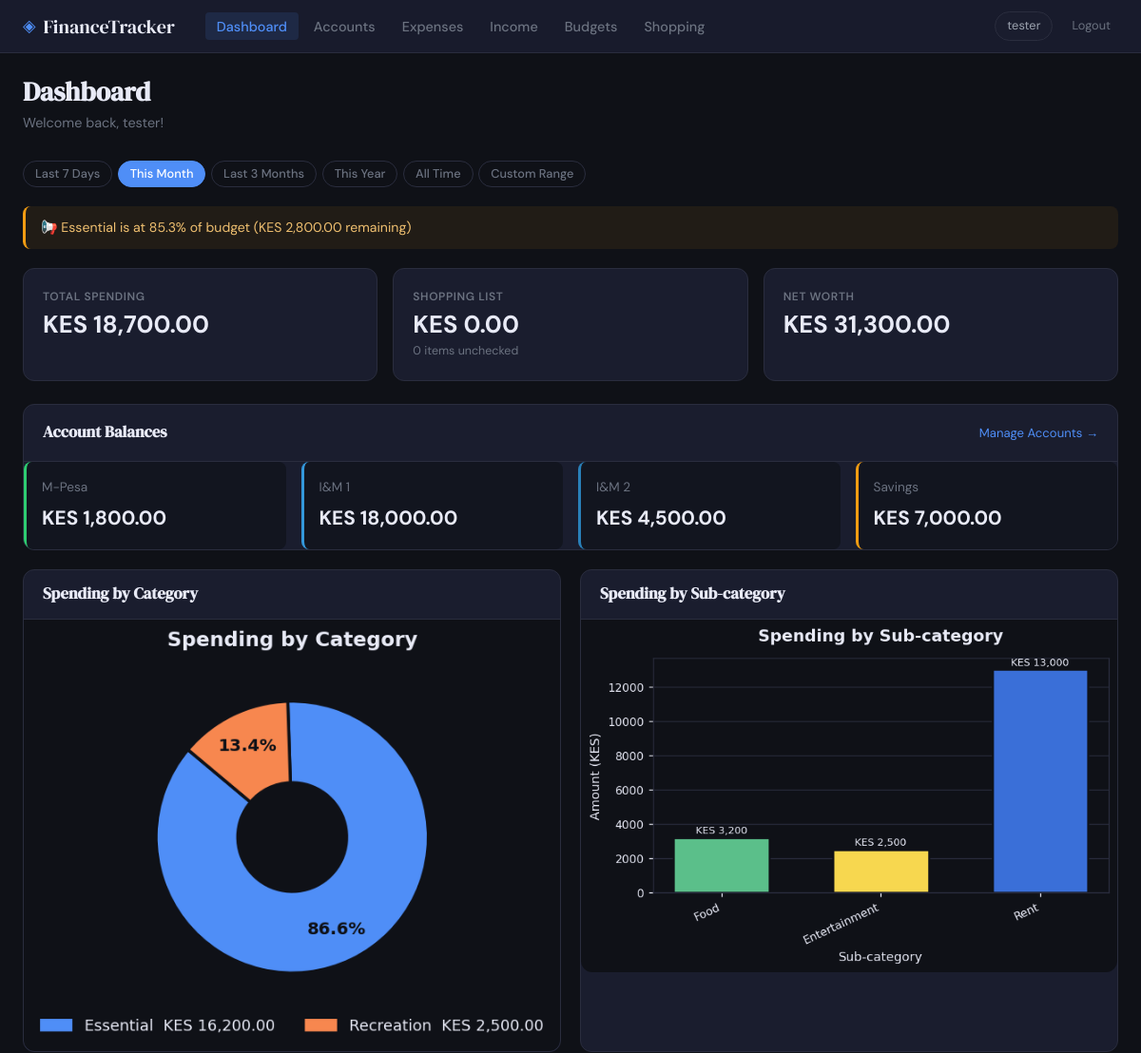
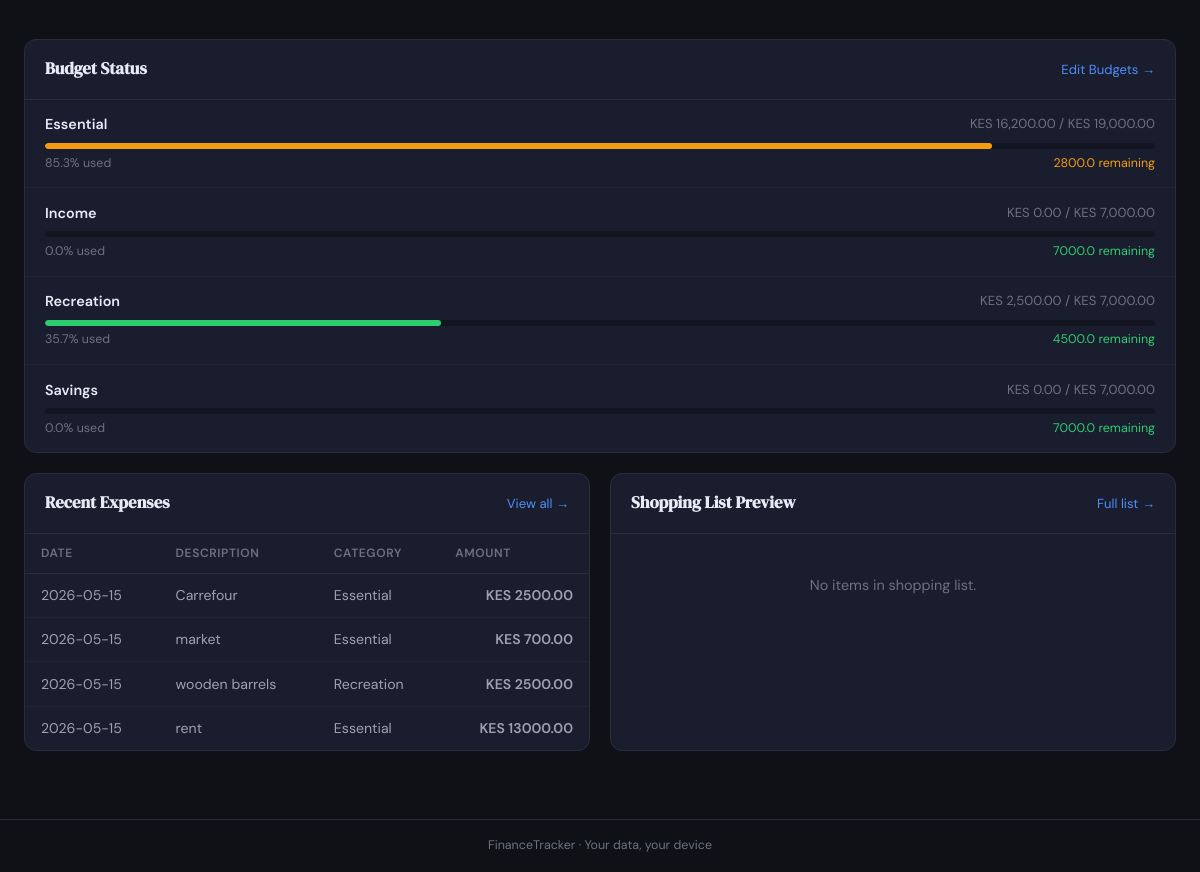
/ (signed in), run on the app's committed database (2 pictures, top to bottom).
### tables this page shows
CREATE TABLE accounts (
            id INTEGER PRIMARY KEY AUTOINCREMENT,
            user_id INTEGER NOT NULL,
            name TEXT NOT NULL,
            type TEXT NOT NULL,
            icon TEXT,
            color TEXT,
            currency TEXT DEFAULT 'KES',
            balance REAL DEFAULT 0,
            initial_balance REAL DEFAULT 0,
            is_active INTEGER DEFAULT 1,
            created_at TEXT DEFAULT (datetime('now')),
            FOREIGN KEY (user_id) REFERENCES users(id)
        );

CREATE TABLE budgets (
            id INTEGER PRIMARY KEY AUTOINCREMENT,
            user_id INTEGER NOT NULL,
            category TEXT NOT NULL,
            monthly_limit REAL NOT NULL, period_type TEXT DEFAULT 'monthly', period_start TEXT, period_end TEXT, rollover_enabled INTEGER DEFAULT 0, alert_threshold INTEGER DEFAULT 80,
            UNIQUE(user_id, category),
            FOREIGN KEY (user_id) REFERENCES users(id)
        );

CREATE TABLE expenses (
            id INTEGER PRIMARY KEY AUTOINCREMENT,
            user_id INTEGER NOT NULL,
            amount REAL NOT NULL,
            description TEXT,
            category TEXT NOT NULL,
            subcategory TEXT NOT NULL,
            expense_date TEXT NOT NULL,
            created_at TEXT DEFAULT (datetime('now')), account_id INTEGER,
            FOREIGN KEY (user_id) REFERENCES users(id)
        );

### app.py (the view)
@app.route('/')
@login_required
def dashboard():
    uid    = current_user_id()
    period = request.args.get('period', 'month')
    c_start = request.args.get('custom_start', '')
    c_end   = request.args.get('custom_end', '')
    generate_charts(uid, period, c_start, c_end)
    account_balances, total_balance = get_all_account_balances(uid)
    net_worth = total_balance
    db = get_db()
    start, end = date_range_for_period(period, c_start, c_end)
    recent = db.execute(
        'SELECT e.*, a.name as account_name FROM expenses e '
        'LEFT JOIN accounts a ON e.account_id = a.id '
        'WHERE e.user_id=? AND e.expense_date BETWEEN ? AND ? '
        'ORDER BY e.expense_date DESC LIMIT 5',
        (uid, start, end)
    ).fetchall()
    total = db.execute(
        'SELECT COALESCE(SUM(amount), 0) as t FROM expenses '
        'WHERE user_id=? AND expense_date BETWEEN ? AND ?',
        (uid, start, end)
    ).fetchone()['t']
    shopping_preview = db.execute(
        'SELECT * FROM shopping_list WHERE user_id=? AND bought=0 '
        'ORDER BY priority ASC, sort_order, id LIMIT 5',
        (uid,)
    ).fetchall()
    shopping_total, shopping_count = get_shopping_total(uid)
    budget_status  = get_budget_status(uid)
    budget_alerts  = check_budget_alerts(uid)
    ts      = int(datetime.now().timestamp())
    pie_url = url_for('static', filename=f'charts/pie_{uid}.png') + f'?v={ts}'
    bar_url = url_for('static', filename=f'charts/bar_{uid}.png') + f'?v={ts}'
    return render_template('dashboard.html',
        recent=recent, total=total,
        budget_status=budget_status, budget_alerts=budget_alerts,
        pie_url=pie_url, bar_url=bar_url,
        period=period, period_options=PERIOD_OPTIONS,
        custom_start=c_start, custom_end=c_end,
        shopping_preview=shopping_preview,
        shopping_total=shopping_total, shopping_count=shopping_count,
        account_balances=account_balances, total_balance=total_balance,
        net_worth=net_worth,
        currency_symbol=CURRENCY_SYMBOL,
    )

### app.py (called while the page is built)
def get_db():
    if 'db' not in g:
        g.db = sqlite3.connect(DB_PATH)
        g.db.row_factory = sqlite3.Row
        g.db.execute('PRAGMA foreign_keys = ON')
    return g.db

def login_required(f):
    @wraps(f)
    def decorated(*args, **kwargs):
        if 'user_id' not in session:
            flash('Please log in to continue.', 'warning')
            return redirect(url_for('login'))
        return f(*args, **kwargs)
    return decorated

def current_user_id():
    return session.get('user_id')

def get_user_accounts(user_id):
    db = get_db()
    accounts = db.execute('''
        SELECT a.*,
               COALESCE(a.balance, 0) as current_balance
        FROM accounts a
        WHERE a.user_id=? AND a.is_active=1
        ORDER BY
            CASE a.type
                WHEN 'mobile_money' THEN 1
                WHEN 'checking' THEN 2
                WHEN 'savings' THEN 3
                ELSE 4
            END,
            a.name
    ''', (user_id,)).fetchall()
    result = []
    for acc in accounts:
        acc_dict = dict(acc)
        acc_dict['formatted_balance'] = f"{CURRENCY_SYMBOL} {acc_dict['current_balance']:,.2f}"
        result.append(acc_dict)
    return result

def get_all_account_balances(user_id):
    accounts = get_user_accounts(user_id)
    balances = []
    total = 0
    for account in accounts:
        balance = update_account_balance(account['id'], user_id)
        balances.append({
            'id':               account['id'],
            'name':             account['name'],
            'type':             account['type'],
            'color':            account['color'],
            'balance':          balance,
            'initial_balance':  account.get('initial_balance', 0),
            'formatted_balance': f"{CURRENCY_SYMBOL} {balance:,.2f}"
        })
        total += balance
    return balances, total

def check_budget_alerts(user_id):
    status = get_budget_status(user_id)
    alerts = []
    for s in status:
        if s['pct'] >= 100:
            alerts.append(
                f"⚠️  {s['category']} is OVER budget by {CURRENCY_SYMBOL} {s['spent'] - s['limit']:,.2f}"
            )
        elif s['pct'] >= 80:
            alerts.append(
                f"📢  {s['category']} is at {s['pct']}% of budget "
                f"({CURRENCY_SYMBOL} {s['remaining']:,.2f} remaining)"
            )
    return alerts

### templates/dashboard.html (shortened to what this page needs)
{% extends "base.html" %}
{% block content %}
<div class="container">
    <div class="page-header">
        <div>
            <h1 class="page-title">Dashboard</h1>
            <p class="page-sub">Welcome back, {{ session.username }}!</p>
        </div>
    </div>
    <div class="period-bar">
        <form method="GET" class="filter-form">
            <div class="period-pills">
                {% for value, label in period_options %}
                <button type="submit" name="period" value="{{ value }}" class="pill {% if period == value %}pill-active{% endif %}">
                    {{ label }}
                </button>
                {% endfor %}
            </div>
        </form>
    </div>
    {% if budget_alerts %}
    <div class="alerts-container">
        {% for alert in budget_alerts %}
        <div class="alert alert-warn">
            {{ alert }}
        </div>
        {% endfor %}
    </div>
    {% endif %}
    <div class="kpi-row">
        <div class="kpi-card">
            <div class="kpi-label">Total Spending</div>
            <div class="kpi-value">{{ currency_symbol }} {{ "{:,.2f}".format(total) }}</div>
        </div>
        <div class="kpi-card">
            <div class="kpi-label">Shopping List</div>
            <div class="kpi-value">{{ currency_symbol }} {{ "{:,.2f}".format(shopping_total) }}</div>
            <div class="kpi-meta">{{ shopping_count }} items unchecked</div>
        </div>
        <div class="kpi-card">
            <div class="kpi-label">Net Worth</div>
            <div class="kpi-value">{{ currency_symbol }} {{ "{:,.2f}".format(net_worth) }}</div>
        </div>
    </div>
    <div class="accounts-section">
        <div class="card">
            <div class="card-header">
                <h2 class="card-title">Account Balances</h2>
                <a href="{{ url_for('accounts') }}" class="card-link">Manage Accounts →</a>
            </div>
            <div class="account-balances-grid" style="display: grid; grid-template-columns: repeat(auto-fit, minmax(200px, 1fr)); gap: 1rem;">
                {% for account in account_balances %}
                <div class="account-balance-card" style="background: var(--surface2); border-radius: var(--radius); padding: 1rem; border-left: 3px solid {{ account.color }};">
                    <div style="font-size: 0.85rem; color: var(--text-muted);">{{ account.name }}</div>
                    <div style="font-size: 1.3rem; font-weight: bold; margin-top: 0.3rem;">{{ account.formatted_balance }}</div>
                </div>
                {% endfor %}
            </div>
        </div>
    </div>
    <div class="charts-grid">
        <div class="card chart-card">
            <div class="card-header">
                <h3 class="card-title">Spending by Category</h3>
            </div>
            <img src="{{ pie_url }}" alt="Spending by Category" class="chart-img">
        </div>
        <div class="card chart-card">
            <div class="card-header">
                <h3 class="card-title">Spending by Sub-category</h3>
            </div>
            <img src="{{ bar_url }}" alt="Spending by Sub-category" class="chart-img">
        </div>
    </div>
    <div class="card">
        <div class="card-header">
            <h2 class="card-title">Budget Status</h2>
            <a href="{{ url_for('budgets') }}" class="card-link">Edit Budgets →</a>
        </div>
        {% if budget_status %}
            {% for budget in budget_status %}
            <div class="budget-status-row">
                <div class="budget-meta">
                    <span class="budget-cat">{{ budget.category }}</span>
                    <span class="budget-nums">{{ currency_symbol }} {{ "{:,.2f}".format(budget.spent) }} / {{ currency_symbol }} {{ "{:,.2f}".format(budget.limit) }}</span>
                </div>
                <div class="progress-bar">
                    <div class="progress-fill progress-{{ budget.level }}" style="width: {{ budget.pct }}%;"></div>
                </div>
                <div class="budget-pct">
                    <span>{{ budget.pct }}% used</span>
                    <span class="text-{{ budget.level }}">{{ budget.remaining }} remaining</span>
                </div>
            </div>
            {% endfor %}
        {% else %}
            <div class="empty-state">No budgets set. <a href="{{ url_for('budgets') }}">Create a budget</a> to start tracking.</div>
        {% endif %}
    </div>
    <div class="two-col">
        <div class="card">
            <div class="card-header">
                <h2 class="card-title">Recent Expenses</h2>
                <a href="{{ url_for('expenses') }}" class="card-link">View all →</a>
            </div>
            <div class="table-scroll">
                <table class="data-table">
                    <thead>
                        <tr><th>Date</th><th>Description</th><th>Category</th><th class="col-right">Amount</th></tr>
                    </thead>
                    <tbody>
                        {% for exp in recent %}
                        <tr>
                            <td>{{ exp.expense_date }}</td>
                            <td class="desc-cell">{{ exp.description or '-' }}</td>
                            <td>{{ exp.category }}</td>
                            <td class="col-right amount-cell">{{ currency_symbol }} {{ "{:.2f}".format(exp.amount) }}</td>
                        </tr>
                        {% endfor %}
                    </tbody>
                </table>
            </div>
        </div>
        <div class="card">
            <div class="card-header">
                <h2 class="card-title">Shopping List Preview</h2>
                <a href="{{ url_for('shopping') }}" class="card-link">Full list →</a>
            </div>
            {% if shopping_preview %}
            <ul class="preview-list">
                {% for item in shopping_preview %}
                <li class="preview-item">
                    {{ item.item_name }}
                    {% if item.estimated_price %}({{ currency_symbol }} {{ "{:.2f}".format(item.estimated_price) }}){% endif %}
                </li>
                {% endfor %}
            </ul>
            {% else %}
            <div class="empty-state">No items in shopping list.</div>
            {% endif %}
        </div>
    </div>
</div>
{% endblock %}

### templates/base.html (shortened to what this page needs)
<!DOCTYPE html>
<html lang="en">
<head>
  <link rel="stylesheet" href="{{ url_for('static', filename='style.css') }}">
</head>
<body>
  {% if session.user_id %}
  <nav class="navbar">
    <a href="{{ url_for('dashboard') }}" class="nav-brand">
      <span class="brand-icon">◈</span> FinanceTracker
    </a>
    <ul class="nav-links">
      <li><a href="{{ url_for('dashboard') }}" {% if request.endpoint=='dashboard' %}class="active"{% endif %}>Dashboard</a></li>
      <li><a href="{{ url_for('accounts') }}" {% if request.endpoint=='accounts' %}class="active"{% endif %}>Accounts</a></li>
      <li><a href="{{ url_for('expenses') }}" {% if request.endpoint=='expenses' %}class="active"{% endif %}>Expenses</a></li>
      <li><a href="{{ url_for('income') }}" {% if request.endpoint=='income' %}class="active"{% endif %}>Income</a></li>
      <li><a href="{{ url_for('budgets') }}"  {% if request.endpoint=='budgets' %}class="active"{% endif %}>Budgets</a></li>
      <li><a href="{{ url_for('shopping') }}" {% if request.endpoint=='shopping' %}class="active"{% endif %}>Shopping</a></li>
    </ul>
    <div class="nav-user">
      <span class="user-chip">{{ session.username }}</span>
      <a href="{{ url_for('logout') }}" class="btn-logout">Logout</a>
    </div>
  </nav>
  {% endif %}
  <main class="main-content">
    {% block content %}{% endblock %}
  </main>
  <footer class="footer">
    <span>FinanceTracker · Your data, your device</span>
  </footer>
</body>
</html>

### data on the page
accounts: name "M-Pesa", formatted_balance "KES 1,800.00"
accounts: name "I&M 1", formatted_balance "KES 18,000.00"
accounts: name "I&M 2", formatted_balance "KES 4,500.00"
accounts: name "Savings", formatted_balance "KES 7,000.00"
budgets: category "Essential", currency_symbol "KES", spent "16,200.00", limit "19,000.00", pct "85.3", remaining "2800.0"
budgets: category "Income", currency_symbol "KES", spent "0.00", limit "7,000.00", pct "0.0", remaining "7000.0"
budgets: category "Recreation", currency_symbol "KES", spent "2,500.00", limit "7,000.00", pct "35.7", remaining "4500.0"
budgets: category "Savings", currency_symbol "KES", spent "0.00", limit "7,000.00", pct "0.0", remaining "7000.0"
expenses: expense_date "2026-05-15", description "Carrefour", category "Essential", currency_symbol "KES", amount "2500.00"
expenses: expense_date "2026-05-15", description "market", category "Essential", currency_symbol "KES", amount "700.00"
expenses: expense_date "2026-05-15", description "wooden barrels", category "Recreation", currency_symbol "KES", amount "2500.00"
expenses: expense_date "2026-05-15", description "rent", category "Essential", currency_symbol "KES", amount "13000.00"

### other printed values
{{ session.username }} "tester"
{{ label }} "Last 7 Days" "This Month" "Last 3 Months" "This Year" "All Time" "Custom Range"
{{ alert }} "📢 Essential is at 85.3% of budget (KES 2,800.00 remaining)"
{{ currency_symbol }} "KES"
{{ "{:,.2f}".format(total) }} "18,700.00"
{{ "{:,.2f}".format(shopping_total) }} "0.00"
{{ shopping_count }} "0"
{{ "{:,.2f}".format(net_worth) }} "31,300.00"
